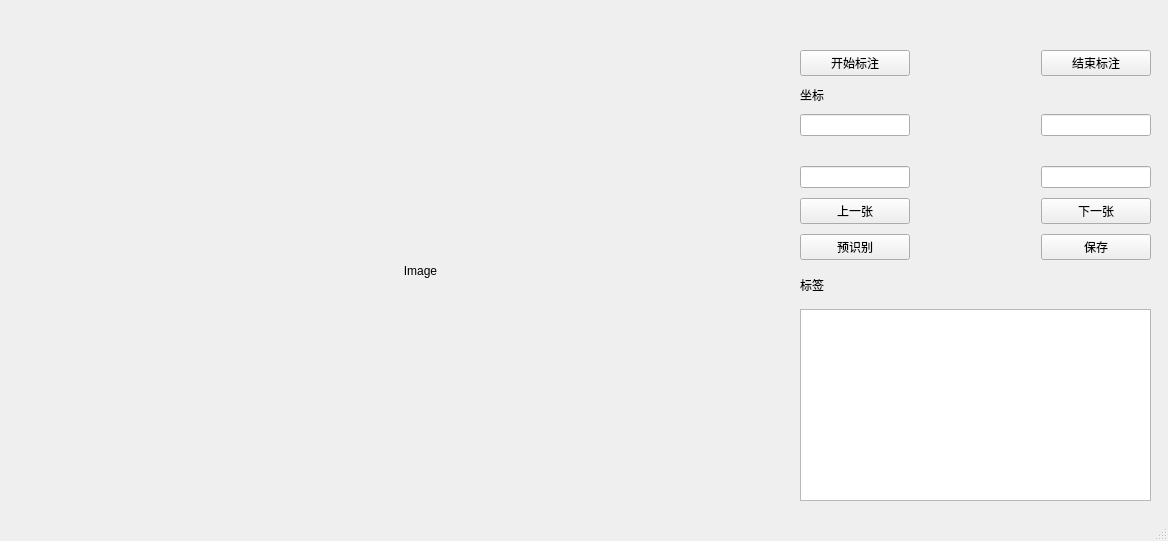
<?xml version="1.0" encoding="UTF-8"?>
<ui version="4.0">
 <class>MainWindow</class>
 <widget class="QMainWindow" name="MainWindow">
  <property name="geometry">
   <rect>
    <x>0</x>
    <y>0</y>
    <width>1168</width>
    <height>541</height>
   </rect>
  </property>
  <property name="windowTitle">
   <string>MainWindow</string>
  </property>
  <widget class="QWidget" name="centralwidget">
   <widget class="QLabel" name="LabelImage">
    <property name="geometry">
     <rect>
      <x>60</x>
      <y>40</y>
      <width>721</width>
      <height>461</height>
     </rect>
    </property>
    <property name="text">
     <string>Image</string>
    </property>
    <property name="alignment">
     <set>Qt::AlignCenter</set>
    </property>
   </widget>
   <widget class="QWidget" name="formLayoutWidget">
    <property name="geometry">
     <rect>
      <x>800</x>
      <y>50</y>
      <width>351</width>
      <height>451</height>
     </rect>
    </property>
    <layout class="QGridLayout" name="gridLayout">
     <property name="spacing">
      <number>10</number>
     </property>
     <item row="11" column="0" colspan="3">
      <widget class="QPlainTextEdit" name="EtLabel"/>
     </item>
     <item row="3" column="0">
      <spacer name="verticalSpacer">
       <property name="orientation">
        <enum>Qt::Vertical</enum>
       </property>
       <property name="sizeHint" stdset="0">
        <size>
         <width>20</width>
         <height>20</height>
        </size>
       </property>
      </spacer>
     </item>
     <item row="7" column="2">
      <widget class="QPushButton" name="PtnNext">
       <property name="text">
        <string>下一张</string>
       </property>
      </widget>
     </item>
     <item row="0" column="2">
      <widget class="QPushButton" name="BtnEnd">
       <property name="text">
        <string>结束标注</string>
       </property>
      </widget>
     </item>
     <item row="5" column="2">
      <widget class="QLineEdit" name="EtBRcoor"/>
     </item>
     <item row="2" column="2">
      <widget class="QLineEdit" name="EtTRcoor"/>
     </item>
     <item row="0" column="0">
      <widget class="QPushButton" name="BtnStart">
       <property name="text">
        <string>开始标注</string>
       </property>
      </widget>
     </item>
     <item row="1" column="0">
      <widget class="QLabel" name="Labelcoor">
       <property name="text">
        <string>坐标</string>
       </property>
      </widget>
     </item>
     <item row="5" column="0">
      <widget class="QLineEdit" name="EtBLcoor">
       <property name="enabled">
        <bool>true</bool>
       </property>
      </widget>
     </item>
     <item row="7" column="0">
      <widget class="QPushButton" name="BtnPre">
       <property name="text">
        <string>上一张</string>
       </property>
      </widget>
     </item>
     <item row="8" column="0">
      <widget class="QPushButton" name="BtnRec">
       <property name="text">
        <string>预识别</string>
       </property>
      </widget>
     </item>
     <item row="8" column="2">
      <widget class="QPushButton" name="BtnSave">
       <property name="text">
        <string>保存</string>
       </property>
      </widget>
     </item>
     <item row="2" column="1">
      <spacer name="horizontalSpacer">
       <property name="orientation">
        <enum>Qt::Horizontal</enum>
       </property>
       <property name="sizeHint" stdset="0">
        <size>
         <width>40</width>
         <height>20</height>
        </size>
       </property>
      </spacer>
     </item>
     <item row="2" column="0">
      <widget class="QLineEdit" name="EtTLcoor">
       <property name="sizePolicy">
        <sizepolicy hsizetype="Expanding" vsizetype="Preferred">
         <horstretch>0</horstretch>
         <verstretch>0</verstretch>
        </sizepolicy>
       </property>
      </widget>
     </item>
     <item row="9" column="2">
      <spacer name="verticalSpacer_2">
       <property name="orientation">
        <enum>Qt::Vertical</enum>
       </property>
       <property name="sizeHint" stdset="0">
        <size>
         <width>20</width>
         <height>30</height>
        </size>
       </property>
      </spacer>
     </item>
     <item row="9" column="0">
      <widget class="QLabel" name="Labellabel">
       <property name="text">
        <string>标签</string>
       </property>
      </widget>
     </item>
    </layout>
   </widget>
  </widget>
  <widget class="QStatusBar" name="statusbar"/>
 </widget>
 <resources/>
 <connections>
  <connection>
   <sender>BtnStart</sender>
   <signal>clicked()</signal>
   <receiver>MainWindow</receiver>
   <slot>Start()</slot>
   <hints>
    <hint type="sourcelabel">
     <x>864</x>
     <y>59</y>
    </hint>
    <hint type="destinationlabel">
     <x>883</x>
     <y>14</y>
    </hint>
   </hints>
  </connection>
  <connection>
   <sender>BtnEnd</sender>
   <signal>clicked()</signal>
   <receiver>MainWindow</receiver>
   <slot>End()</slot>
   <hints>
    <hint type="sourcelabel">
     <x>1026</x>
     <y>68</y>
    </hint>
    <hint type="destinationlabel">
     <x>1083</x>
     <y>19</y>
    </hint>
   </hints>
  </connection>
  <connection>
   <sender>BtnPre</sender>
   <signal>clicked()</signal>
   <receiver>MainWindow</receiver>
   <slot>PrePic()</slot>
   <hints>
    <hint type="sourcelabel">
     <x>875</x>
     <y>214</y>
    </hint>
    <hint type="destinationlabel">
     <x>794</x>
     <y>213</y>
    </hint>
   </hints>
  </connection>
  <connection>
   <sender>PtnNext</sender>
   <signal>clicked()</signal>
   <receiver>MainWindow</receiver>
   <slot>NextPic()</slot>
   <hints>
    <hint type="sourcelabel">
     <x>1022</x>
     <y>214</y>
    </hint>
    <hint type="destinationlabel">
     <x>981</x>
     <y>213</y>
    </hint>
   </hints>
  </connection>
  <connection>
   <sender>BtnRec</sender>
   <signal>clicked()</signal>
   <receiver>MainWindow</receiver>
   <slot>PreRec()</slot>
   <hints>
    <hint type="sourcelabel">
     <x>814</x>
     <y>259</y>
    </hint>
    <hint type="destinationlabel">
     <x>791</x>
     <y>254</y>
    </hint>
   </hints>
  </connection>
  <connection>
   <sender>BtnSave</sender>
   <signal>clicked()</signal>
   <receiver>MainWindow</receiver>
   <slot>Save()</slot>
   <hints>
    <hint type="sourcelabel">
     <x>1002</x>
     <y>251</y>
    </hint>
    <hint type="destinationlabel">
     <x>983</x>
     <y>250</y>
    </hint>
   </hints>
  </connection>
 </connections>
 <slots>
  <slot>Start()</slot>
  <slot>End()</slot>
  <slot>NextPic()</slot>
  <slot>PrePic()</slot>
  <slot>PreRec()</slot>
  <slot>Save()</slot>
 </slots>
</ui>
